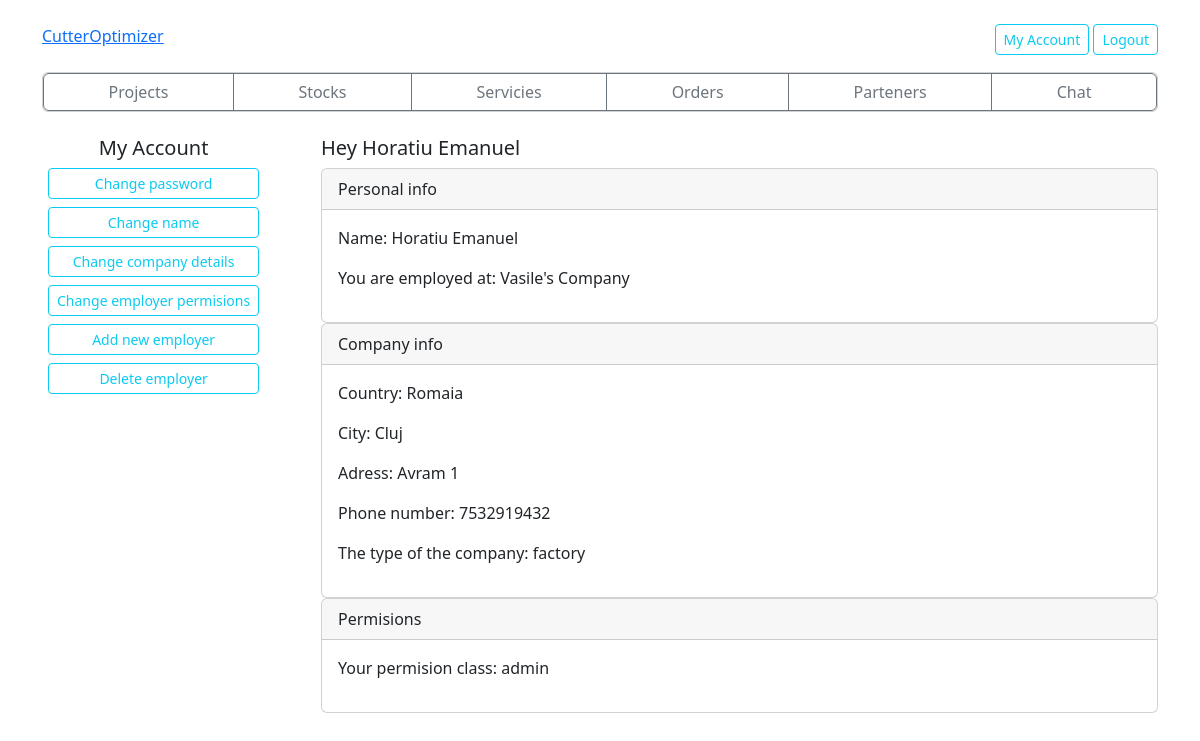
The app's page /account (signed in), older data.
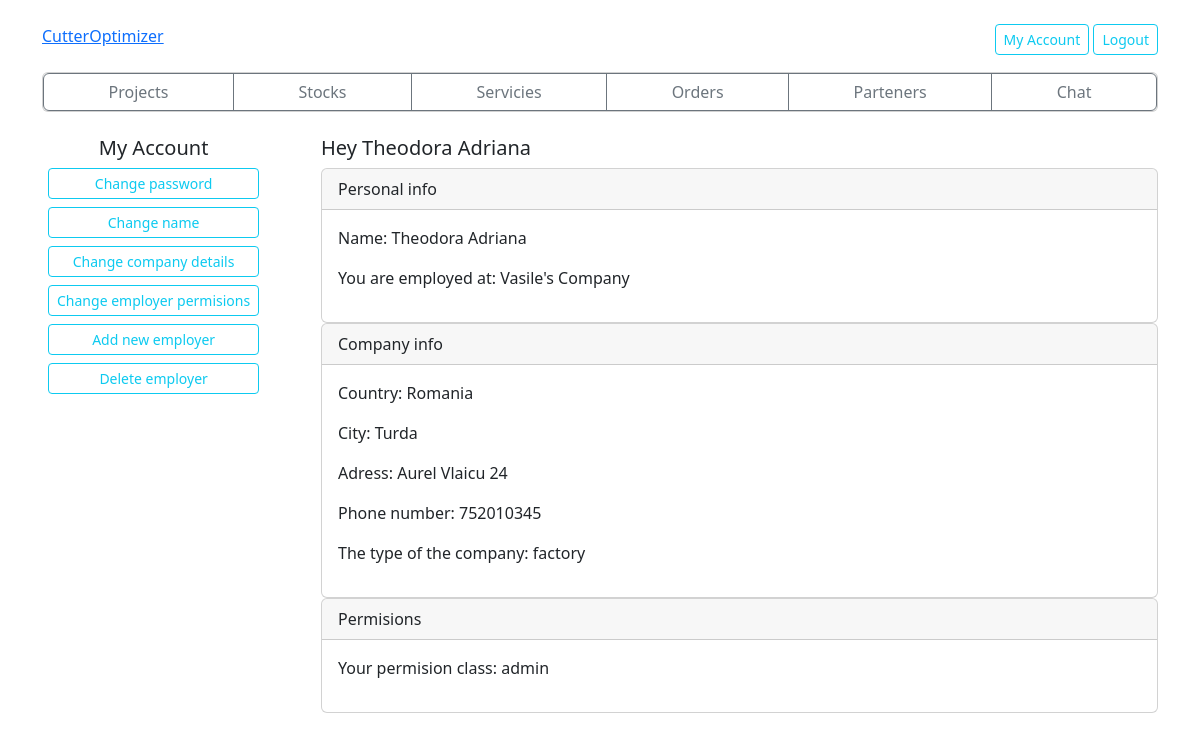
The same page, newer data.
### userAuth/models.py (models this page shows)
class CompanyEmployer(models.Model):
    user = models.OneToOneField(User, on_delete=models.CASCADE, primary_key=True)
    company = models.ForeignKey(Company, on_delete=models.CASCADE, null=False, blank=False)
    name = models.TextField(null=True, blank=True)
    middleName=models.TextField(null=True, blank=True)
    accountPermisions = models.CharField(max_length=20, default='admin')

class Company(models.Model):
    company = models.TextField(primary_key=True)
    country = models.TextField()
    city = models.TextField()
    adress = models.TextField()
    phone = models.IntegerField()
    companyType = models.CharField(max_length=20, null=False, blank=False)
    def __str__ (self):
        return str(self.company)

### userAuth/views.py (the view)
# urls.py: path('account', views.myAccount, name='account'),
@login_required(login_url=loginPage)
def myAccount(request):
    companyEmployer = CompanyEmployer.objects.get(user=request.user)
    company = Company.objects.get(company=companyEmployer.company)
    context = {'companyEmployer' : companyEmployer, 'company' : company}
    return render(request, 'userAuth/account.html', context)

### userAuth/templates/userAuth/account.html (shortened to what this page needs)
{% extends 'main.html' %}
{% block titleBar %}
<h5>
    My Account
</h5>
{% endblock %}
{% block contentBar %}
<div class="d-grid gap-2 mx-auto">
    <button type="button" id="changePass" name="contentBarButton" class="btn btn-outline-info btn-sm" onclick="renderContent('changePass')">Change password</button>
    <button type="button" id="changeName" name="contentBarButton" class="btn btn-outline-info btn-sm" onclick="renderContent('changeName')">Change name</button>
    <button type="button" id="changeCompany" name="contentBarButton" class="btn btn-outline-info btn-sm" onclick="renderContent('changeCompany')">Change company details</button>
    <button type="button" id="changePermisions" name="contentBarButton" class="btn btn-outline-info btn-sm" onclick="renderContent('changePermisions')">Change employer permisions</button>
    <button type="button" id="addEmployer" name="contentBarButton" class="btn btn-outline-info btn-sm" onclick="renderContent('addEmployer')">Add new employer</button>
    <button type="button" id="deleteEmployer" name="contentBarButton" class="btn btn-outline-info btn-sm" onclick="renderContent('deleteEmployer')">Delete employer</button>
</div>
{% endblock %}
{% block content %}
    <div id="accountContent" name="content">
        <h5>Hey {{companyEmployer.name}} {{companyEmployer.middleName}}</h5>
        <div class="card">
            <div class="card-header">
                Personal info
            </div>
            <div class="card-body">
                <p>Name: {{companyEmployer.name}} {{companyEmployer.middleName}}</p>
                <p>You are employed at: {{companyEmployer.company}}</p>
            </div>
        </div>
        <div class="card">
            <div class="card-header">
                Company info
            </div>
            <div class="card-body">
                <p>Country: {{company.country}}</p>
                <p>City: {{company.city}}</p>
                <p>Adress: {{company.adress}}</p>
                <p>Phone number: {{company.phone}}</p>
                <p>The type of the company: {{company.companyType}}</p>
            </div>
        </div>
        <div class="card">
            <div class="card-header">
                Permisions
            </div>
            <div class="card-body">
                <p>Your permision class: {{companyEmployer.accountPermisions}}</p>
            </div>
        </div>
    </div>
{% endblock %}

### templates/main.html (shortened to what this page needs)
<!doctype html>
{% load static %}
<html lang="en">
    <head>
        <link href="https://cdn.jsdelivr.net/npm/bootstrap@5.2.3/dist/css/bootstrap.min.css" rel="stylesheet">
    </head>
    <body>
        <section>
            <br>
            <div class="container sticky-top">
                <div class="card-head">
                {% block homeButton %}
                    <a id="logo" href="/home">CutterOptimizer</a>
                {% endblock %}
                    <div class="d-grid gap-2 d-md-block" style="float:right">
                        {% block userButtons %}
                        <button type="button" class="btn btn-outline-info btn-sm" onclick="location.href='account'">My Account</button>
                        <button type="button" class="btn btn-outline-info btn-sm" onclick="location.href='/logout'">Logout</button>
                        {% endblock %}
                    </div>
                </div>
                <br>
                {% block navBar %}
                <div class="card">
                    <div class="btn-group" role="goup" style="width:100%;">
                        <button type="button" class="btn btn-outline-secondary" onclick="location.href=''">Projects</button>
                        <button type="button" class="btn btn-outline-secondary" onclick="location.href=''">Stocks</button>
                        <button type="button" class="btn btn-outline-secondary" onclick="location.href=''">Servicies</button>
                        <button type="button" class="btn btn-outline-secondary" onclick="location.href=''">Orders</button>
                        <button type="button" class="btn btn-outline-secondary" onclick="location.href=''">Parteners</button>
                        <button type="button" class="btn btn-outline-secondary" onclick="location.href=''">Chat</button>
                    </div>
                </div>
                {% endblock %}
            </div>
            <br>
            {% block entireContent %}
            <div class="container">
                <div name=contentBar style="width: 20%; float: left; align-items: center; justify-items: center;">
                    <div class="card-header text-center">
                        {% block titleBar %}
                        {% endblock %}
                    </div>
                    <div class="card-body">
                        {% block contentBar %}
                        {% endblock %}
                    </div>
                </div>
                <div name="contentBlock" style="width: 75%; float: right;">
                    {% block content %}
                    {% endblock %}
                </div>
            </div>
            {% endblock %}
        </section>
    </body>
</html>

Row changes from the older to the newer data that the page shows:
changed CompanyEmployer "admin": name "Horatiu" → "Theodora"; middleName "Emanuel" → "Adriana"
changed Company "factory": country "Romaia" → "Romania"; city "Cluj" → "Turda"; adress "Avram 1" → "Aurel Vlaicu 24"; phone "7532919432" → "752010345"
